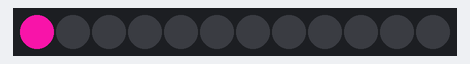
Bench run of a sketch on a simulated Arduino Uno, built with avr-gcc and run on an emulated ATmega328P. Shown: 12 RGB LEDs in strip order, left to right. Dim RGB values are drawn brighter than linear; random numbers use the default seed unless the sketch sets one.

Above: at 0.17 s.
At 5.08 s:
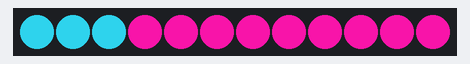
At 9.99 s:
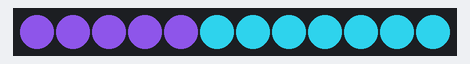
At 19.81 s:
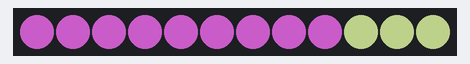
At 29.63 s:
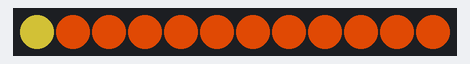
At 39.8 s:
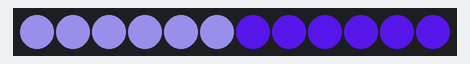

The sketch:

Anillo_de_12_Neopixeles.ino
```cpp
#include <Adafruit_NeoPixel.h>

#define PIN 2

#define NUMPIXELS      12

Adafruit_NeoPixel pixels = Adafruit_NeoPixel(NUMPIXELS, PIN, NEO_GRB + NEO_KHZ800);


int red = 0;
int green = 0;
int blue = 0;

void setup() {
  pixels.begin();
}

void loop() {
  setColor();

  for (int i = 0; i < NUMPIXELS; i++) {
    pixels.setPixelColor(i, pixels.Color(red, green, blue));
    pixels.show();
    delay(350);
  }
}

void setColor() {
  red = random(0, 255);
  green = random(0, 255);
  blue = random(0, 255);
}
```
